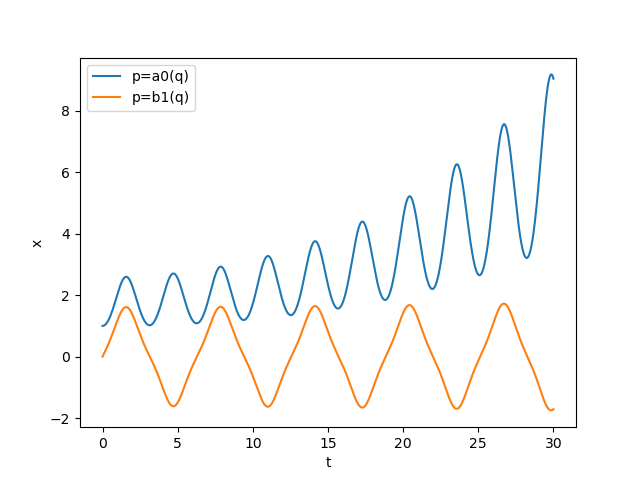

This chart was generated by the following Python code:
import numpy as np
import matplotlib.pyplot as plt

def a0(q):
    return -1/2*q**2+7/128*q**4-29/2304*q**6
print(a0(1))
def b1(q):
    return 1-q-1/8*q**2+1/64*q**3-1/1536*q**4
print(b1(1))

for init in [1,2]:
    q=1
    p=a0(q)
    sysinit = [1.0, 0.0]
    if init == 2:
        p=b1(q)
        sysinit = [0.0, 1.0]

    N = 10000
    tspace = np.linspace(0,30,N)
    dt = tspace[1]-tspace[0]

    # x = x(t)
    # dx/dt = z(t)
    # dz/dt = -(p-2*q*cos(2*t))*x
    def f(t,sys):
        x,z = sys
        dzdt = -(p-2*q*np.cos(2*t))*x
        return np.array([z,dzdt]) 

    def rko4():
        sys = np.array([sysinit[0],sysinit[1]])
        for t in tspace:
            yield (t,sys[0])
            k1 = dt*f(t,sys)
            k2=dt*f(t+dt/2,sys+k1/2)
            k3=dt*f(t+dt/2,sys+k2/2)
            k4=dt*f(t+dt, sys+k3)
            sys += 1/6*(k1+2*k2+2*k3+k4)

    X, Y = [],[]
    for (x,y) in rko4():
        X += [x]
        Y += [y]
    plt.plot(X,Y, label="p=a0(q)" if init == 1 else "p=b1(q)")
plt.legend()
plt.xlabel("t")
plt.ylabel("x")
plt.show()
#discussion:
# the a0 plot average amplitude is described roughly by apparent exponential growth, so it is continually resonating
# the b1 plot is fairly balanced between damping and resonance. 
